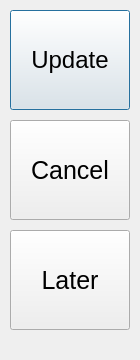
<?xml version="1.0" encoding="UTF-8"?>
<ui version="4.0">
 <class>Dialog</class>
 <widget class="QDialog" name="Dialog">
  <property name="geometry">
   <rect>
    <x>0</x>
    <y>0</y>
    <width>140</width>
    <height>360</height>
   </rect>
  </property>
  <property name="windowTitle">
   <string>Update</string>
  </property>
  <widget class="QPushButton" name="pushButton">
   <property name="geometry">
    <rect>
     <x>10</x>
     <y>10</y>
     <width>120</width>
     <height>100</height>
    </rect>
   </property>
   <property name="font">
    <font>
     <pointsize>18</pointsize>
    </font>
   </property>
   <property name="text">
    <string>Update</string>
   </property>
  </widget>
  <widget class="QPushButton" name="pushButton_2">
   <property name="geometry">
    <rect>
     <x>10</x>
     <y>120</y>
     <width>120</width>
     <height>100</height>
    </rect>
   </property>
   <property name="font">
    <font>
     <pointsize>19</pointsize>
    </font>
   </property>
   <property name="text">
    <string>Cancel</string>
   </property>
  </widget>
  <widget class="QPushButton" name="pushButton_3">
   <property name="geometry">
    <rect>
     <x>10</x>
     <y>230</y>
     <width>120</width>
     <height>100</height>
    </rect>
   </property>
   <property name="font">
    <font>
     <pointsize>19</pointsize>
    </font>
   </property>
   <property name="text">
    <string>Later</string>
   </property>
  </widget>
 </widget>
 <resources/>
 <connections/>
</ui>
